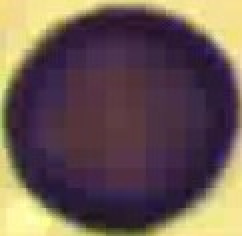
#> input picture Demos/SotetLila/tanito_7.jpg, 121 x 118 px (shown 2 times larger)
$ python Laplacian.py
#> lines starting #> are read from the running program, lines starting #| are printed output that depends on the picture; long printed decimals are rounded
import cv2 as cv

image = cv.imread("./SotetLila/tanito_7.jpg")
#> image is the input picture: shape (118, 121, 3); mean B, G, R 83.5, 88.3, 107.4

originalGray = cv.cvtColor(image, cv.COLOR_BGR2GRAY)
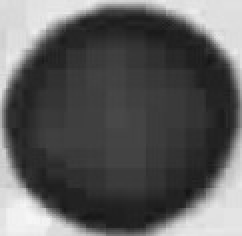
#> originalGray: shape (118, 121) (shown 2 times larger); min 19, max 247, mean 93.5
orignalLapimage = cv.Laplacian(originalGray, cv.CV_64F)
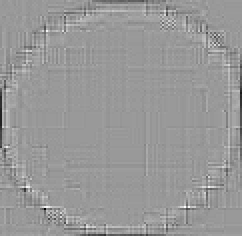
#> orignalLapimage: shape (118, 121) float64 (shown 2 times larger); min -113, max 75, mean -0.3; drawn with min black and max white
originalLap = cv.Laplacian(originalGray, cv.CV_64F).var()
#> originalLap = 99.01
print(originalLap)
#| 99.012

blur = cv.GaussianBlur(image, (3, 3), 0)
blurGray = cv.cvtColor(blur, cv.COLOR_BGR2GRAY)
blurLapimage = cv.Laplacian(blurGray, cv.CV_64F)
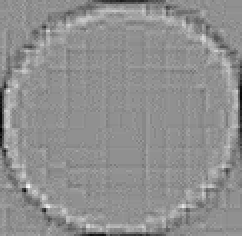
#> blurLapimage: shape (118, 121) float64 (shown 2 times larger); min -39, max 30, mean -0.1; drawn with min black and max white
blurLap = cv.Laplacian(blurLapimage, cv.CV_64F).var()
#> blurLap = 94.35

print(blurLap)
#| 94.351
cv.imshow("Eredeti", image)
cv.imshow("OriginalLap", originalGray)
#cv.imshow("Laplacian", orignalLapimage)
#cv.imshow("Laplacian2", blurLapimage)
cv.imshow("BlurLap", blurGray)

cv.waitKey(100000)

$ run again, with Demos/SotetLila/tanito_12.jpg copied over Demos/SotetLila/tanito_7.jpg
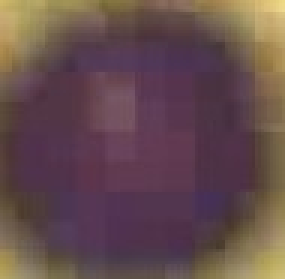
#> input picture Demos/SotetLila/tanito_12.jpg, 95 x 93 px (shown 3 times larger)
#> image is the input picture: shape (93, 95, 3); mean B, G, R 77.6, 76.4, 101.4
#> `orignalLapimage = cv.Laplacian(originalGray, cv.CV_64F)`:
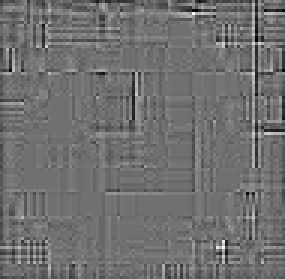
#> orignalLapimage: shape (93, 95) float64 (shown 3 times larger); min -26, max 33, mean -0.1; drawn with min black and max white
#> originalLap = 21.44
#| 21.443
#> `blurLapimage = cv.Laplacian(blurGray, cv.CV_64F)`:
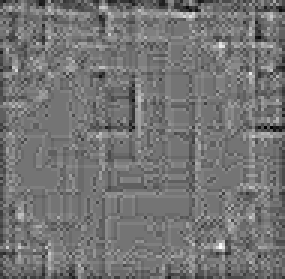
#> blurLapimage: shape (93, 95) float64 (shown 3 times larger); min -11, max 13, mean -0.0646; drawn with min black and max white
#> blurLap = 67.61
#| 67.613
